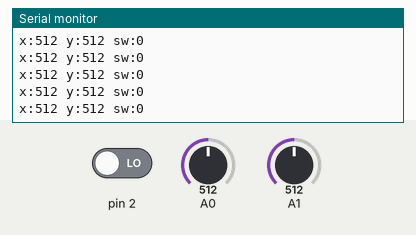
Recording of a sketch running on a simulated Arduino Uno, built with avr-gcc and run on an emulated ATmega328P. Parts: the last lines printed to the serial monitor. The inputs (shaded band) are chosen by the test bench; at power-on: A0 = 512, A1 = 512, pin 2 LOW.

Above: at 1.2 s.
1.3 s: A0 set to 986
At 2.2 s:
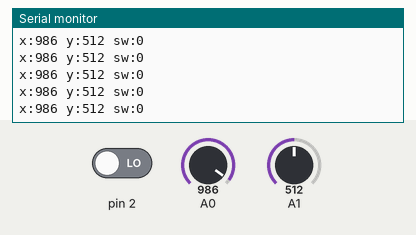
4.3 s: A0 set to 1010
At 5.1 s:
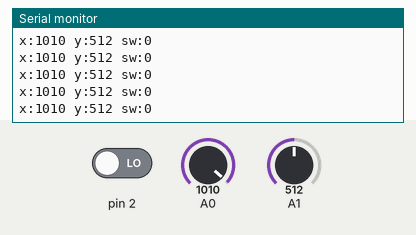
5.8 s: A1 set to 110
At 6.9 s:
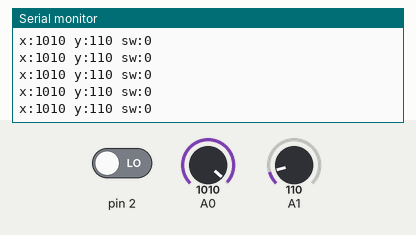
8.8 s: A1 set to 92
At 9.5 s:
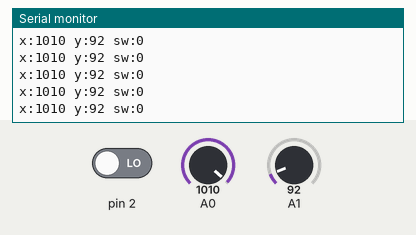
Timing chart, 0 to 11.8 s (numbered marks = the images above; inputs shaded):
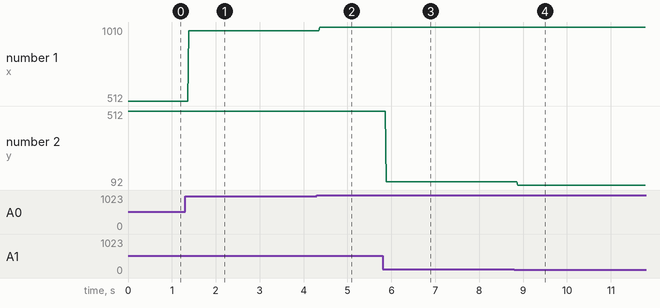

Measured:
- after the input at 1.3 s, the serial monitor: prints a new line after 0.08 s (image 1)
- after the input at 4.3 s, the serial monitor: prints a new line after 0.07 s (image 2)
- after the input at 5.8 s, the serial monitor: prints a new line after 0.09 s (image 3)
- after the input at 8.8 s, the serial monitor: prints a new line after 0.08 s (image 4)
- plotted number 1: 512 → 986 after the input at 1.3 s, 986 → 1010 after the input at 4.3 s
- plotted number 2: 512 → 110 after the input at 5.8 s, 110 → 92 after the input at 8.8 s

The sketch:

sketch_nov16c.ino
```cpp
//week11_2_arduino_joystick_
//要把 joystick的A0,A1接起來讀資料

void setup() {
  Serial.begin(9600);
}

void loop() {
  int x = analogRead(A0);//讀入x座標
  int y = analogRead(A1);//讀入y座標
  int sw = digitalRead(2);// joystick壓紐
  char line[200];
  sprintf(line, "x:%d y:%d sw:%d\n", x, y, sw);
  Serial.println(line);
  //如果太吵 想要暫停 把MakerUno的跳針,往左推
}
```
